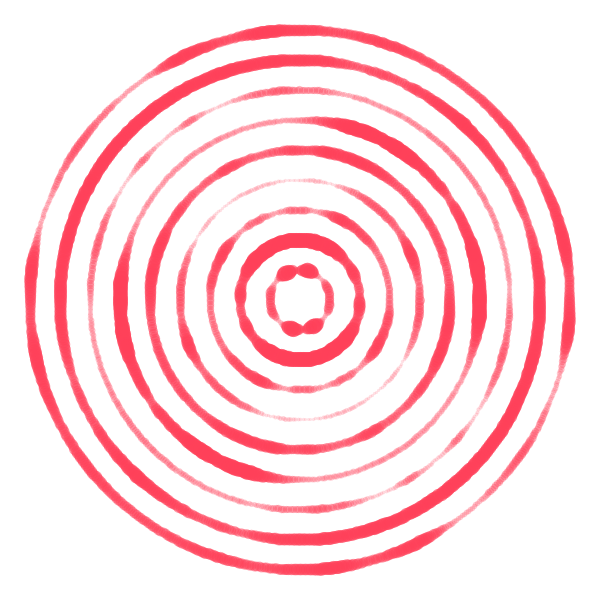
Frame 1 (no input)
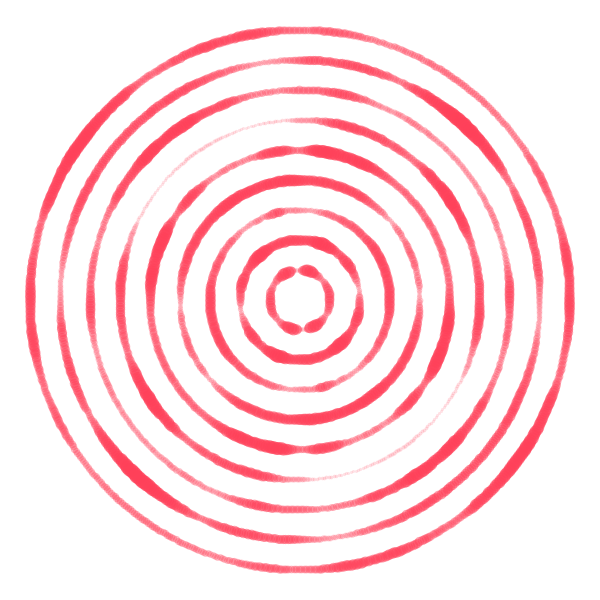
Frame 60 (the mouse pressed at the canvas centre just before this capture)
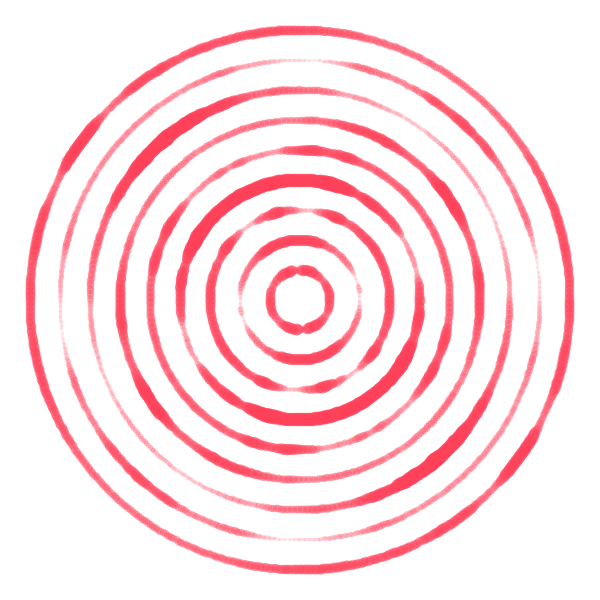
Frame 120 (the mouse held since frame 60 and released just before this capture)

The Processing sketch that drew these frames (run headless with seeded random() and noise(); from frame 60 on, the mouse is pressed at the canvas centre):

// Processing sketch: build
// ── build.pde
float 	x, y, a, off;
int 	count 	= 10;
float 	rate 	= 0.01;
color   col 	= #FF4059;
//
void setup() {
	size(600, 600);
}
//
void draw() {
	translate(width / 2, height / 2);
	bg();
	for (int i = 1; i < count; i++) {
		randomSeed(i);
		rotate(random(45));
		ring(width / count / 2 * i);
	}
	off += rate;
}
void ring(float r) {
	float circ = r * TWO_PI;
	int c = int(circ / count * 4);
	for (float i = 0; i < c; i++) {
		a = map(i, 0, c, 0, TWO_PI);
		float n = noise(r, cos(a) * PI, off);
		polar(a, r);
		strokeWeight(n * width / 3 / count);
		stroke(col, n * 255);
		point(x, y);
	}
}
void polar(float a, float r) {
	x = sin(a) * r;
	y = cos(a) * r;
}
void bg() {
	background(255);
	noFill();
	// polarGrid(count, count);
}
void polarGrid(float c, int s) {
	stroke(200);
	strokeWeight(1);
	for (float i = 0; i <= c; i++) {
		circle(0, 0, (width / c) * i);
	}
	for (float i = 0; i < s; i++) {
		a = map(i, 0, s, 0, TWO_PI);
		polar(a, width / 2);
		line(0, 0, x, y);
	}
}
